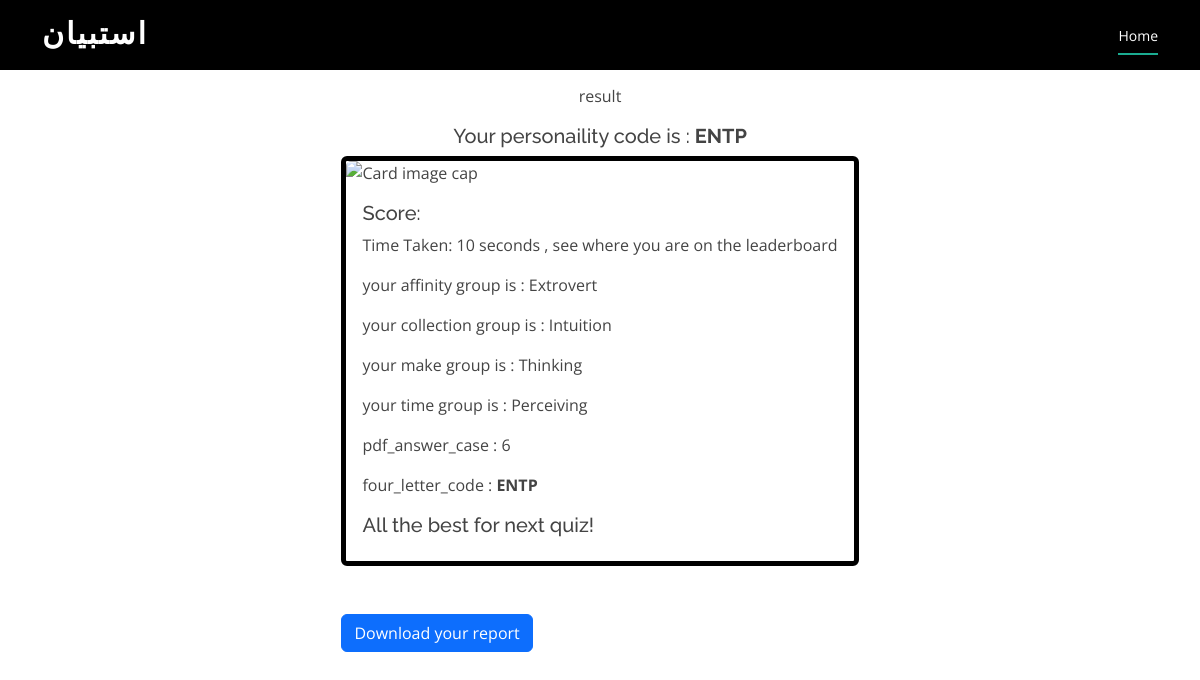
The page /2/Sulemaan Farooq/after_survey_arabic on the database its author committed.
### survery_app/models.py (models this page shows)
class result(models.Model):
    id = models.AutoField(primary_key=True)
    time = models.CharField(max_length=500)
    affinity_1 = models.BigIntegerField()
    affinity_2 = models.BigIntegerField()
    affinity_result= models.CharField(max_length=500)
    collection_1 = models.BigIntegerField()
    collection_2 = models.BigIntegerField()
    collection_result = models.CharField(max_length=500)
    make_1 = models.BigIntegerField()
    make_2 = models.BigIntegerField()
    make_result = models.CharField(max_length=500)
    time_1 = models.BigIntegerField()
    time_2 = models.BigIntegerField()
    time_result = models.CharField(max_length=500)
    pdf_answer_case = models.BigIntegerField()
    user_name = models.CharField(max_length=500)
    user_email = models.CharField(max_length=500)
    user_phone = models.CharField(max_length=500)
    four_letter_code  = models.CharField(max_length=500)
    pdf_free = models.CharField(max_length=500)
    pdf_paid = models.CharField(max_length=500)
    link = models.CharField(max_length=500)
    date_and_time_completed = models.CharField(max_length=500)

### survery_app/views.py (the view)
# urls.py: path('<str:user_id>/<str:user_name>/after_survey_arabic', views.after_survey_arabic, name='after_survey_arabic'),
def after_survey_arabic(request , user_id , user_name):
   if request.method == 'POST':
        return redirect('download_report_page' , user_id , user_name)
   if request.method == 'GET':
    r = result.objects.all()
    print(user_id)
    for x in r:
          print(x.id)
          print()
          if str(x.id) == str(user_id):
                print("found")
                r = x
    four_letter_code = ""
    if r.collection_result[0] == "S":
      four_letter_code = four_letter_code + r.affinity_result[0] + r.collection_result[0] + r.make_result[0] + r.time_result[0]
    if r.collection_result[0] == "I":
        four_letter_code = four_letter_code + r.affinity_result[0] + "N" + r.make_result[0] + r.time_result[0]
    r.four_letter_code = four_letter_code
    r.save()
    pdf_free = ""
    pdf_free = pdf_free + four_letter_code + "_Free.pdf"
    r.pdf_free = pdf_free
    pdf_paid = ""
    pdf_paid = pdf_paid + four_letter_code + "_Full.pdf"
    r.pdf_paid = pdf_paid
    r.save()
    context = {
                'time': r.time,
                'affinity_1': r.affinity_1 ,
                'affinity_2':r.affinity_2,
                'affinity_result':r.affinity_result,
                'collection_1' :r.collection_1,
                'collection_2' :r.collection_2,
                'collection_result':r.collection_result,
                'make_1' :r.make_1,
                'make_2':r.make_2,
                'make_result':r.make_result,
                'time_1':r.time_1,
                'time_2':r.time_2,
                'time_result':r.time_result,
                'pdf_answer_case':r.pdf_answer_case,
                'four_letter_code': four_letter_code
                  }
    return render(request, "after_survey_arabic.html" , context)

### survery_app/templates/after_survey_arabic.html (shortened to what this page needs)
{% extends 'index.html' %}
{% block content %}
    <br>
    <head> <title> results </title </head>
<body>
<section id="results" class="results">
        <div class="container">
            <div class="d-flex flex-column justify-content-center align-items-center">
                <p> result </p>
                <h5> Your personaility code is : <b> {{four_letter_code}} </b>  </h5>
                <div class="card-columns" style="padding: auto; margin: auto;">
                    <div class="card" align="centre " style="width: width=device-width: unset;; border:5px black solid">
                        <img class="card-img-top" src="http://kmit.in/emagazine/wp-content/uploads/2018/02/karnataka-results.jpg" alt="Card image cap">
                        <div class="card-body">
                            <h5 class="card-title">Score: {{score}}</h5>
                            <p class="card-text">Time Taken: {{time}} seconds , see where you are on the leaderboard </p>
                            <p class="card-text"> your affinity group is : {{affinity_result}}</p>
                            <p class="card-text"> your collection group is : {{collection_result}}</p>
                            <p class="card-text"> your make group is : {{make_result}}</p>
                            <p class="card-text"> your time group is : {{time_result}}</p>
                            <p class="card-text"> pdf_answer_case : {{pdf_answer_case}}</p>
                            <p class="card-text"> four_letter_code : <b> {{four_letter_code}} </b></p>
                            <h5>All the best for next quiz!</h5>
                        </div>
                    </div>
                    <br>
                    <form method='post' action=''">
                        <br>
                        <button type="submit" class="btn btn-primary"> Download your report </button>
                    </form>
            </div>
</section>
</body>
</html>
{% endblock %}

### survery_app/static/css/style.css (style rules this page uses)
body { font-family: "Open Sans", sans-serif; color: #444444; }
h1, h2, h3, h4, h5, h6 { font-family: "Raleway", sans-serif; }
section { padding: 60px 0; overflow: hidden; }

### rows shown on the page
result: four_letter_code "ENTP", time "10", affinity_result "Extrovert", collection_result "Intuition", make_result "Thinking", time_result "Perceiving"

### other values the page prints
{{ pdf_answer_case }} "6"
